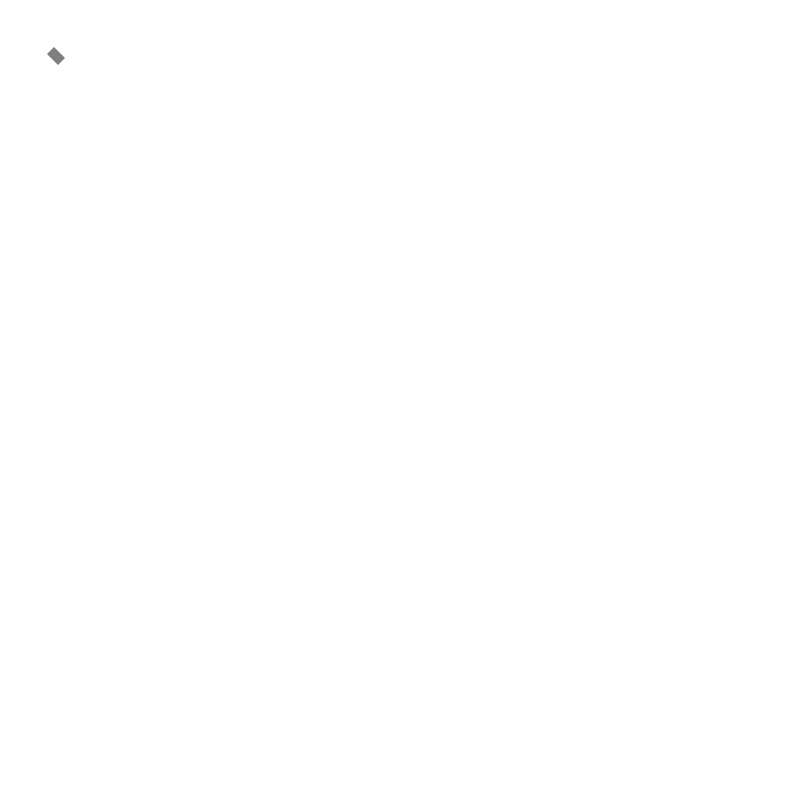
Frame 1 (no input)
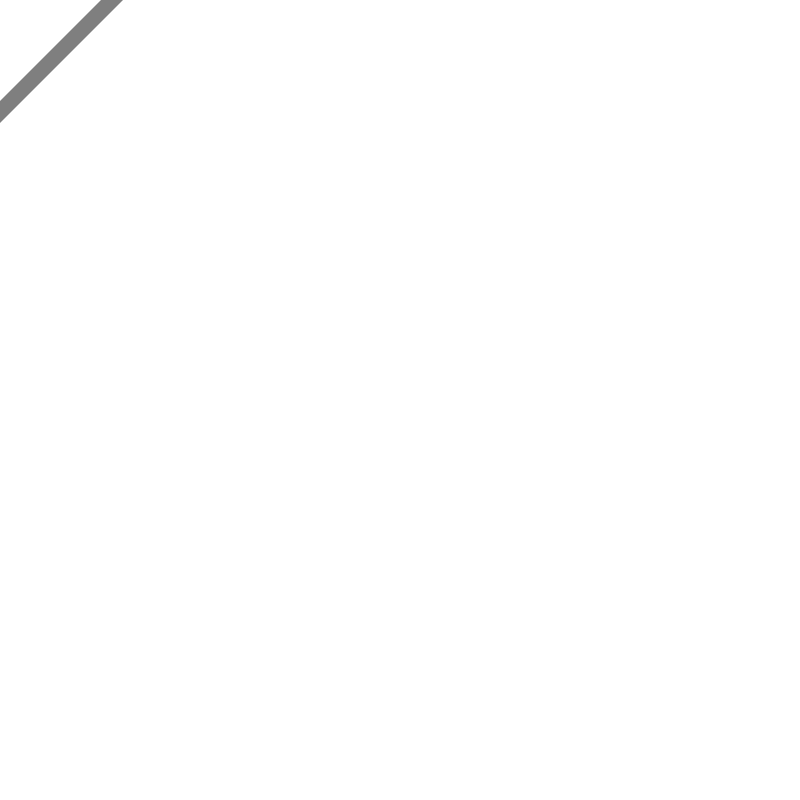
Frame 60 (the mouse pressed at the canvas centre just before this capture)
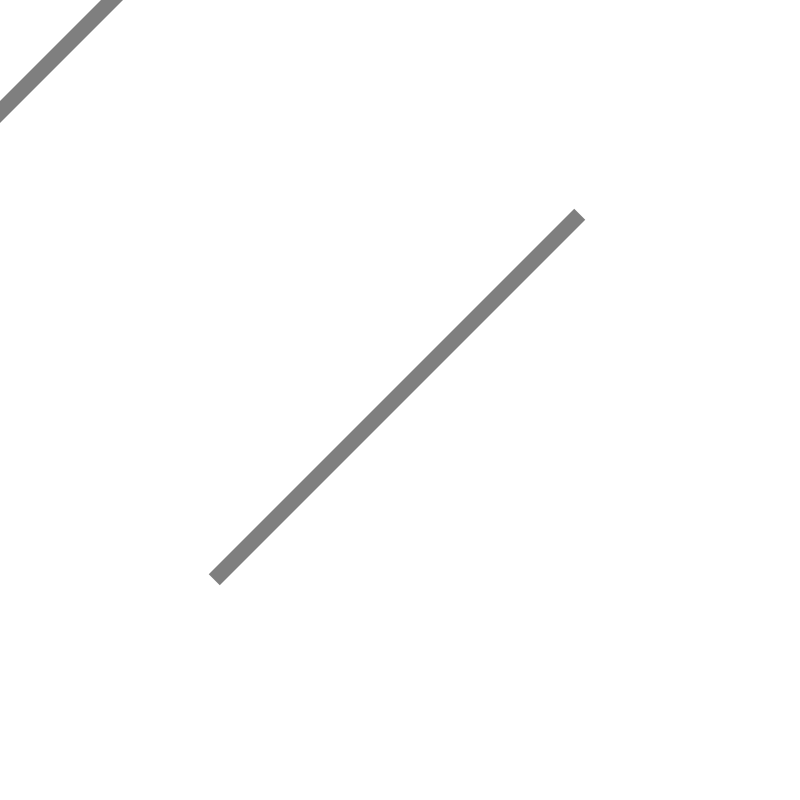
Frame 120 (the mouse held since frame 60 and released just before this capture)

The Processing sketch that drew these frames (run headless with seeded random() and noise(); from frame 60 on, the mouse is pressed at the canvas centre):

// Processing sketch: glyph
// ── glyph.pde
/*
This is a Processing version of the p5.js code glyph.js.
It uses some functions from utils.js.

glyph.js BY Anders Hoff, a.k.a. inconvergent (inconvergent.net)
Processing version BY Lali Barriere (lalibarriere.net)

p5.js code can be found at
https://github.com/inconvergent/inconvergent-sandbox
*/

ArrayList<PVector> vertexs;
ArrayList<Edge> edges;

int margin = 50;

//------------------------------------------------------
void setup() {
  size(800, 800);
  noFill();
  strokeCap(SQUARE);

  inicialitza(60);
}

//------------------------------------------------------
void draw() {
  background(255);

  closestFromMouse();
  diminish();

  stroke(0);
  for (Edge e : edges) {
    e.display();
  }
}

//------------------------------------------------------
//------------------------------------------------------
//------------------------------------------------------
void diminish() {
  for (Edge e : edges) {
    e.sw *= 0.995;
  }
}

//------------------------------------------------------
void closestFromMouse() {
  float dst = 100000;
  PVector m = new PVector(mouseX, mouseY);
  Edge closest = edges.get(0);
  for (Edge e : edges) {
    Distance distance = linePointDistance(e.p, e.q, m);
    if (distance.d<dst) {
      dst = distance.d;
      closest = e;
    }
  }
  closest.sw += 10;
}


//------------------------------------------------------
void inicialitza(int n) {
  float d = (width-2*margin)/n; 
  vertexs = new ArrayList<PVector>(); 
  for (int j = 0; j<=n; j++) {
    for (int i=0; i<=n; i++) {
      PVector v = new PVector(margin + i*d, margin + j*d); 
      vertexs.add(v);
    }
  }

  // add vertical edges
  edges = new ArrayList<Edge>(); 
  for (int i = 1; i<n; i++) {
    for (int j = 0; j<n; j++) {
      int k = i+(n+1)*j; 
      PVector v = vertexs.get(k); 
      PVector vy = vertexs.get(k+n+1); 

      Edge e = new Edge(v, vy); 
      edges.add(e);
    }
  }

  // add horizontal edges
  for (int j = 1; j<n; j++) {
    for (int i = 0; i<n; i++) {
      int k = i+(n+1)*j; 
      PVector v = vertexs.get(k); 
      PVector vx = vertexs.get(k+1); 

      Edge e = new Edge(v, vx); 
      edges.add(e);
    }
  }

  // add oblique edges
  for (int i=0; i<n; i++) {
    for (int j = 0; j<n; j++) {
      int k = i+(n+1)*j; 
      PVector vright = vertexs.get(k); 
      PVector vright2 = vertexs.get(k+n+2); 
      PVector vleft = vertexs.get(k+1); 
      PVector vleft2 = vertexs.get(k+n+1); 

      Edge e = new Edge(vright, vright2); 
      edges.add(e); 
      e = new Edge(vleft, vleft2); 
      edges.add(e);
    }
  }
}


//------------------------------------------------------
// from utils.js
//
// distance from line AB to point v
Distance linePointDistance(PVector A, PVector B, PVector v) {
  // find the closest point on line AB to point v.
  // returns the distance (dst), s, and p so that
  // p = PVector.lerp(A, B, s) is the point on AB closest to v.
  Distance dst= new Distance(0, 0, new PVector());

  float l = A.dist(B);
  l=l*l;
  if (l <= 0) { // line is a point
    dst.d = A.dist(v);
    dst.s = 0;
    dst.p = A.copy();
    return dst;
  }


  float t = min(1, max(0, (((v.x - A.x)*(B.x-A.x)+
    (v.y-A.y)*(B.y-A.y)))/l));
  PVector pp = A.copy().lerp(B, t);  
  dst.d = v.dist(pp);
  dst.s = t;
  dst.p = pp;
  return dst;
}

// ── Distance.pde
class Distance {
  float s;
  float d;
  PVector p;

  Distance(float ss, float dd, PVector pp) {
    s = ss;
    d = dd;
    p = pp;
  }
}

// ── Edge.pde
class Edge {
  PVector p;
  PVector q;
  float sw;

  Edge(PVector pp, PVector qq) {
    p = pp;
    q = qq;
    sw = 0;
  }

  void display() {
    if (sw>0.5) {
      strokeWeight(sw);
      stroke(0, 128);
      line(p.x, p.y, q.x, q.y);
    }
  }
}
